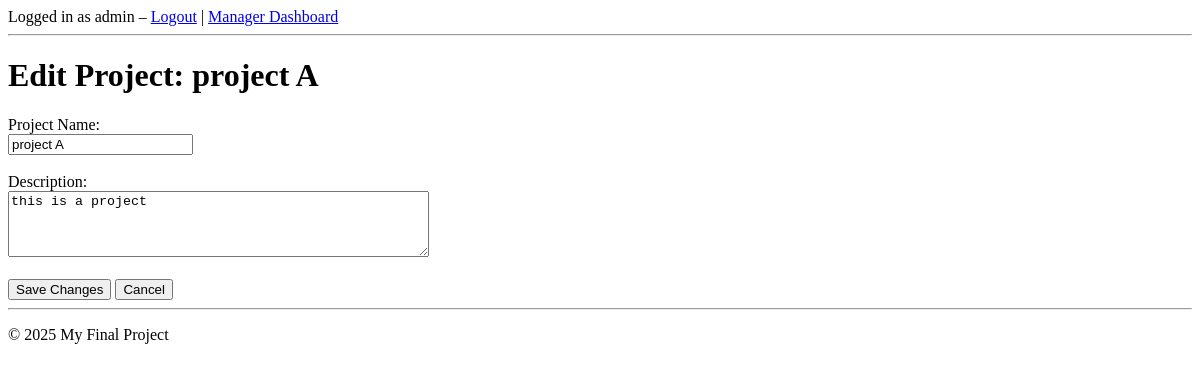
Before: /manager/edit-project/1 (signed in) with the older database file.
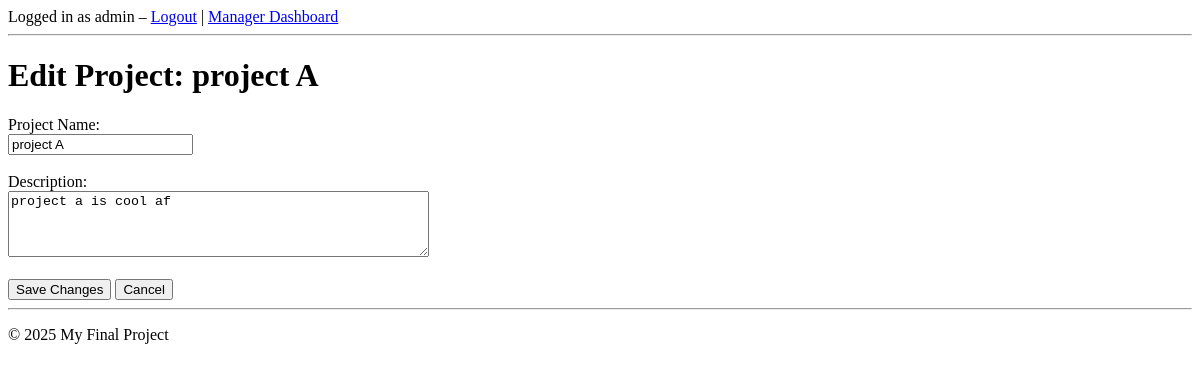
After: the same page with the newer database file.
### app.py (models this page shows)
class Project(db.Model):
    id = db.Column(db.Integer, primary_key=True)
    name = db.Column(db.String(150), unique=True, nullable=False)
    description = db.Column(db.String(500), nullable=True)
    total_hours = db.Column(db.Float, default=0.0)
    users = db.relationship(
        'User',
        secondary=employee_projects,
        back_populates='projects'
    )

### app.py (the view)
@app.route('/manager/edit-project/<int:project_id>', methods=['GET','POST'])
@admin_required
def manager_edit_project(project_id):
    proj = Project.query.get_or_404(project_id)
    if request.method == 'POST':
        proj.name = request.form['name']
        proj.description = request.form['description']
        db.session.commit()
        flash("Project updated!", "success")
        return redirect(url_for('manager_dashboard'))
    return render_template('manager_edit_project.html', proj=proj)

### app.py (called while the page is built)
def admin_required(f):
    @wraps(f)
    def decorated_function(*args, **kwargs):
        if 'user_id' not in session or session.get('role') != 'admin':
            flash("Admin access required.", "danger")
            return redirect(url_for('login'))
        return f(*args, **kwargs)
    return decorated_function

@app.before_request
def setup():
    global app_initialized
    if not app_initialized:
        db.create_all()
        create_admin()
        app_initialized = True

### templates/manager_edit_project.html
{% extends "base.html" %}
{% block content %}
<h1>Edit Project: {{ proj.name }}</h1>
<form method="POST">
    <label for="name">Project Name:</label><br>
    <input
        type="text"
        id="name"
        name="name"
        value="{{ proj.name }}"
        required
    >
    <br><br>
    <label for="description">Description:</label><br>
    <textarea
        id="description"
        name="description"
        rows="4"
        cols="50"
    >{{ proj.description }}</textarea>
    <br><br>
    <button type="submit">Save Changes</button>
    <a href="{{ url_for('manager_dashboard') }}">
        <button type="button">Cancel</button>
    </a>
</form>
{% endblock %}

Changed rows visible on the page:
changed Project "project A": description "this is a project" → "project a is cool af"
